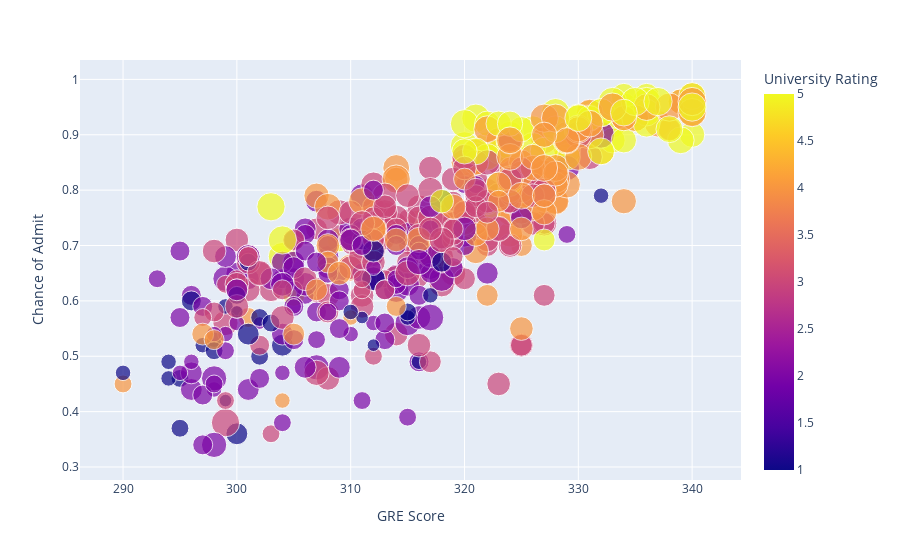

Source (notebook cell):
### Code cell
chart = px.scatter(admission_df, x = "GRE Score", y = "Chance of Admit", color = "University Rating", size = "SOP", hover_data = 'LOR')
chart.show()

### Figure 1 — Plotly figure (JSON) as saved in the notebook; plotly's stock layout.template omitted (floating-point values rounded to 4 significant figures; data arrays with more than 128 entries replaced by an {"elided": "..."} marker saying what was removed)
{"data": [{"customdata": {"elided": "500x1 float values"}, "hovertemplate": "GRE Score=%{x}<br>Chance of Admit=%{y}<br>SOP=%{marker.size}<br>LOR=%{customdata[0]}<br>University Rating=%{marker.color}<extra></extra>", "legendgroup": "", "marker": {"color": {"elided": "500 int values"}, "coloraxis": "coloraxis", "size": {"elided": "500 float values"}, "sizemode": "area", "sizeref": 0.0125, "symbol": "circle"}, "mode": "markers", "name": "", "orientation": "v", "showlegend": false, "type": "scatter", "x": {"elided": "500 int values"}, "xaxis": "x", "y": {"elided": "500 float values"}, "yaxis": "y"}], "layout": {"coloraxis": {"colorbar": {"title": {"text": "University Rating"}}, "colorscale": [[0, "#0d0887"], [0.1111, "#46039f"], [0.2222, "#7201a8"], [0.3333, "#9c179e"], [0.4444, "#bd3786"], [0.5556, "#d8576b"], [0.6667, "#ed7953"], [0.7778, "#fb9f3a"], [0.8889, "#fdca26"], [1, "#f0f921"]]}, "legend": {"itemsizing": "constant", "tracegroupgap": 0}, "margin": {"t": 60}, "xaxis": {"anchor": "y", "domain": [0, 1], "title": {"text": "GRE Score"}}, "yaxis": {"anchor": "x", "domain": [0, 1], "title": {"text": "Chance of Admit"}}}}
